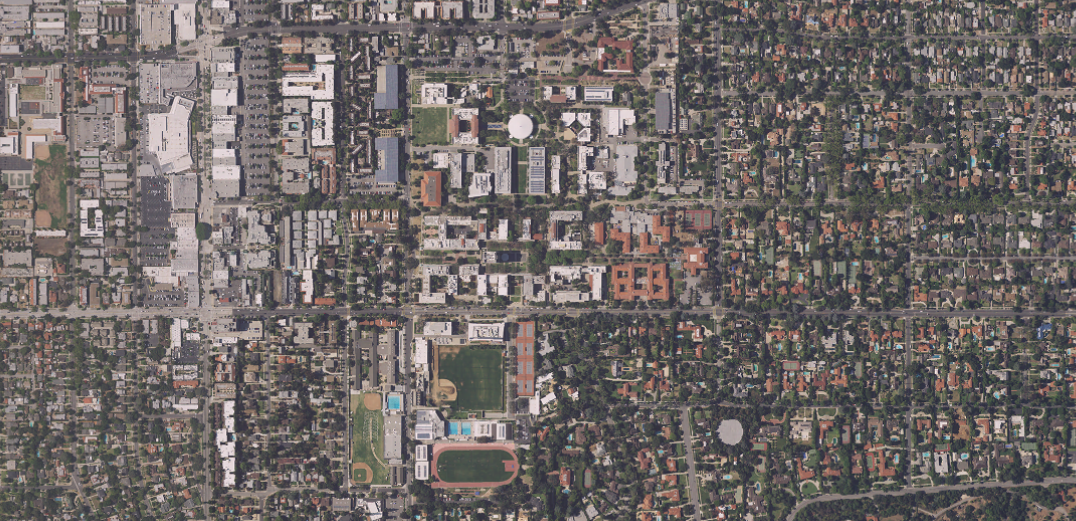
#> input picture greenery/images/caltech-aerial.png, 1076 x 521 px
$ python greenery_processor.py
#> lines starting #> are read from the running program, lines starting #| are printed output that depends on the picture
from skimage import io, transform, filters
from PIL import Image
from os import path

# Reference: https://viewer.nationalmap.gov/basic/
# https://services.nationalmap.gov/arcgis/rest/services/USGSNAIPPlus/MapServer/export?bbox=-13150916.668093424%2C4046564.3341315635%2C-13148346.473017335%2C4047808.824498332&size=1076%2C521&dpi=96&format=png24&transparent=true&bboxSR=3857&imageSR=3857&layers=show%3A1%2C1047423312%2C4%2C8%2C292379871%2C997486456%2C997486460&f=image

images_path = path.join(path.dirname(__file__), 'images')

rgb_image = io.imread(path.join(images_path, 'caltech-aerial.png'))
#> rgb_image is the input picture: shape (521, 1076, 4); mean R, G, B, A 111.9, 105.3, 103.4, 255
shape = rgb_image.shape
#> shape = (521, 1076, 4)
print('Image shape: ', shape)
#| Image shape:  (521, 1076, 4)

green_image = rgb_image.copy()

for y in range(0, shape[0]):
    for x in range(0, shape[1]):
        r = green_image[y, x, 0]
        g = green_image[y, x, 1]
        b = green_image[y, x, 2]

        new_g = 0
        if g > r and g > b:
            new_g = 255

        green_image[y, x, 0] = 0
        green_image[y, x, 1] = new_g
        green_image[y, x, 2] = 0
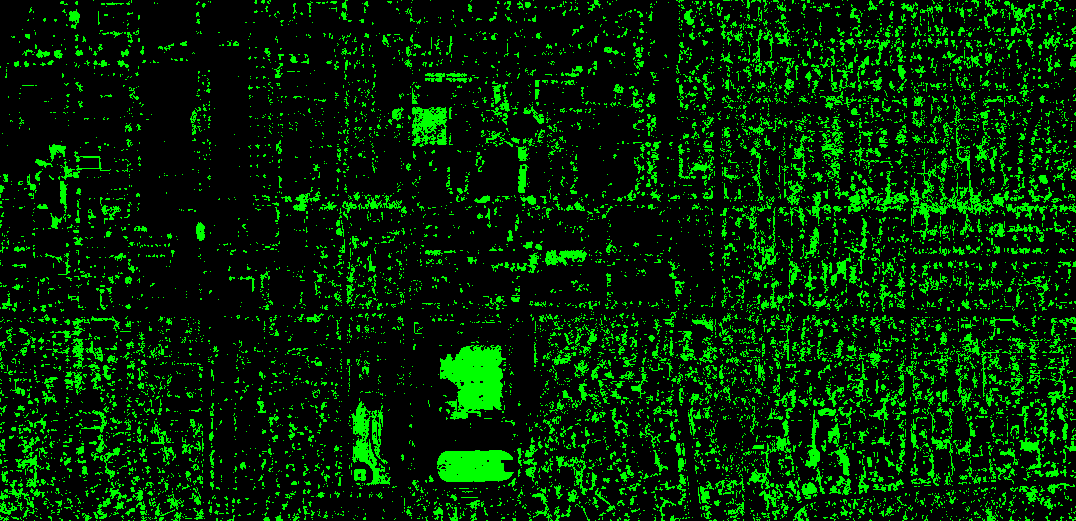
#> green_image: shape (521, 1076, 4); mean R, G, B, A 0, 40.2, 0, 255

io.imsave(path.join(images_path, 'caltech-aerial-green.png'), green_image)

pixel_size = 5.
image = Image.open(path.join(images_path, 'caltech-aerial-green.png'))
image = image.resize((int((shape[1]/pixel_size)), int(shape[0]/pixel_size)), Image.NEAREST)
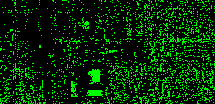
#> image: PIL image 215x104 RGBA; mean R, G, B, A 0, 39.8, 0, 255
image = image.resize((shape[1], shape[0]), Image.NEAREST)
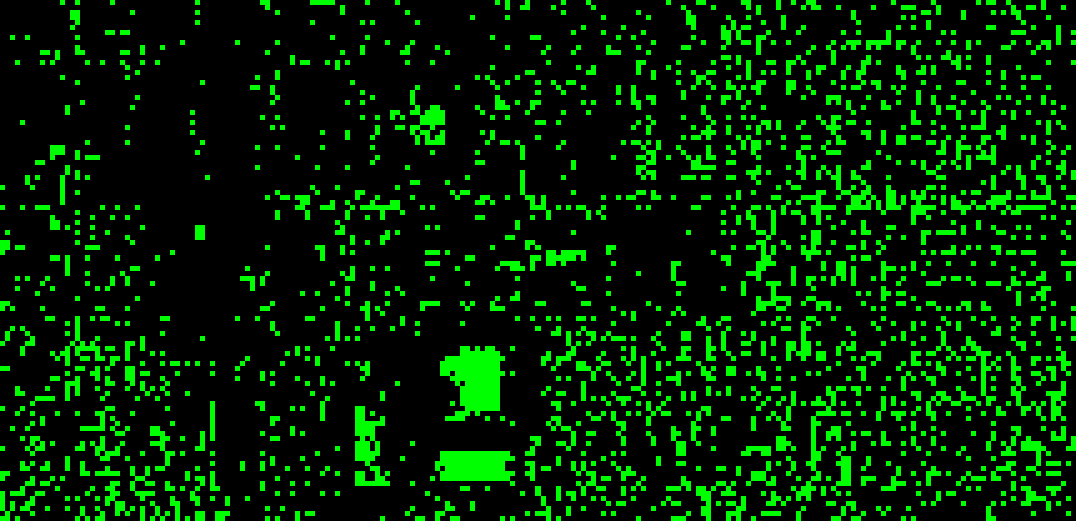
#> image: PIL image 1076x521 RGBA; mean R, G, B, A 0, 39.8, 0, 255
image.save(path.join(images_path, 'caltech-aerial-green-pixelated.png'))
